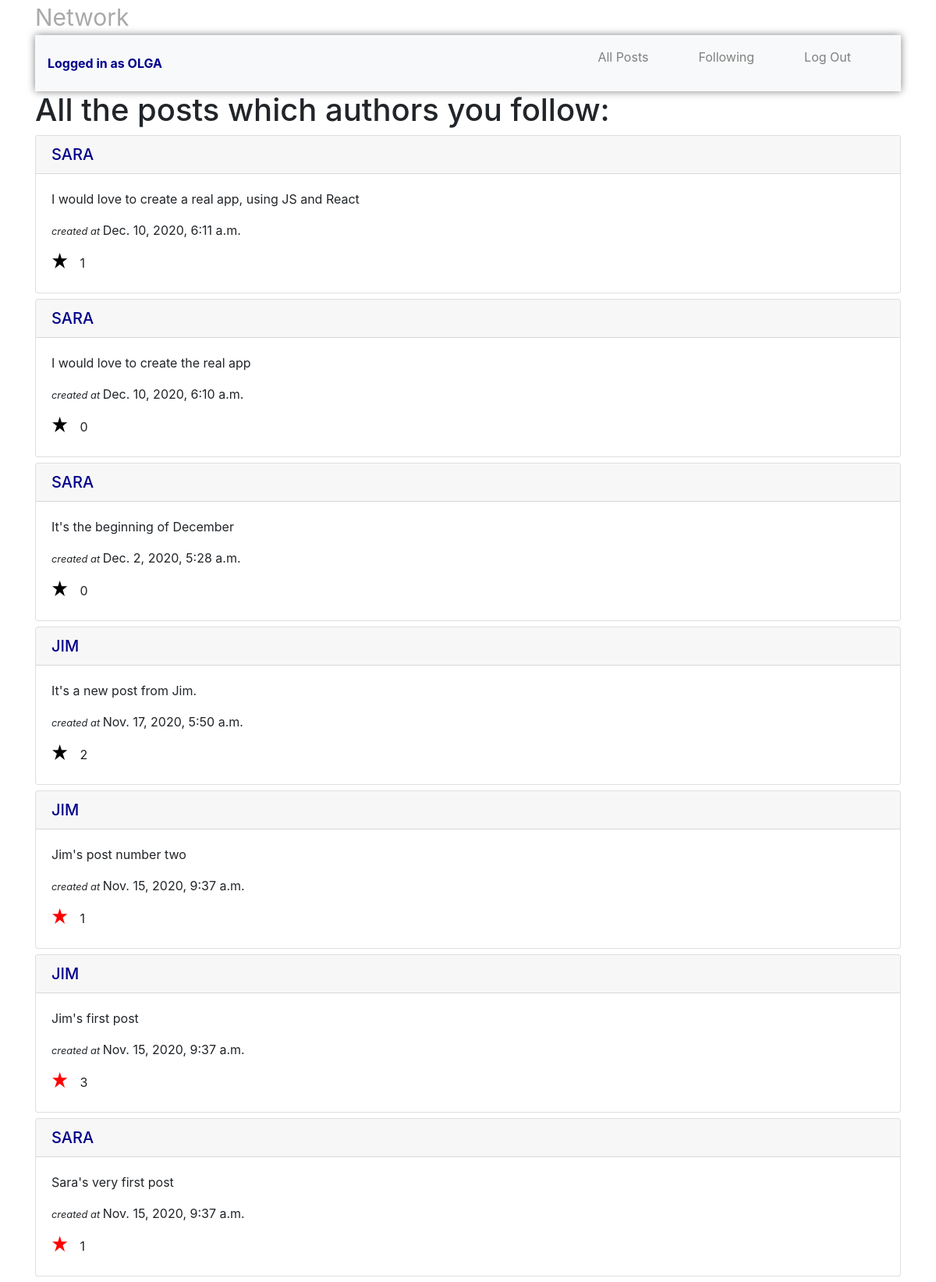
Page /following (signed in) on the committed database.
### network/models.py (models this page shows, shortened)
class User(AbstractUser):
    created = models.DateTimeField(default=datetime.now, blank=True)
    following = models.ManyToManyField("self", symmetrical=False, blank=True, related_name="followers")
    def __str__(self):
        return f"{self.username}"

class Post(models.Model):
    creator = models.ForeignKey(User, on_delete = models.PROTECT, related_name="comment_user")
    post = models.TextField(blank=False)
    created = models.DateTimeField(default=datetime.now, blank=True)
    likes = models.ManyToManyField(User, blank=True)

### network/views.py (the view)
# urls.py: path("following", views.following, name="following"),
@login_required
def following(request):
    all_posts = Post.objects.filter(creator__in=request.user.following.all()).order_by("-created")
    paged_posts = paginator(request, all_posts)
    return render(request, "following.html", {
        "posts": paged_posts
    })

### network/views.py (called while the page is built)
def paginator(request, all_posts):
    paginator = Paginator(all_posts, 10)
    page = request.GET.get("page")
    paged_posts = paginator.get_page(page)
    return paged_posts

### network/templates/following.html (shortened to what this page needs)
{% extends "network/layout.html" %}
{% load static %}
{% block body %}
    <h1>All the posts which authors you follow:</h1>
    {% if user.is_authenticated %}
        {% for post in posts %}
            <div class="posts">
                <div class="card">
                    <a href="{% url 'profile' post.creator %}" class="author-name">
                        <h5 class="card-header">{{ post.creator| upper }}</h5>
                    </a>
                    <div class="card-body">
                    <p class="card-text">{{ post.post }}</p>
                    <p class="card-text"><small><i>created at </i></small> {{ post.created }}</p>
                    <p class="card-text">
                        <svg viewBox="0 0 300 300"
                            width="2em"
                            height="2em"
                            xmlns="http://www.w3.org/2000/svg"
                            id = {{ post.id }}
                            data-like={{ post.id }}
                            class="star"
                            fill="
                                {% if user in post.likes.all %}
                                red
                                {% else %}
                                black
                                {% endif %}">
                            <polygon points="100,10 40,198 190,78 10,78 160,198"/>
                        </svg>
                        <span id="like-count-{{ post.id }}">{{ post.likes.all|length }}</span>
                    </p>
                    </div>
                </div>
            </div>
        {% endfor %}
    {% endif %}
{% endblock %}

### network/templates/network/layout.html (shortened to what this page needs)
{% load static %}
<!DOCTYPE html>
<html lang="en">
    <head>
        <link rel="stylesheet" href="https://stackpath.bootstrapcdn.com/bootstrap/4.4.1/css/bootstrap.min.css">
        <link href="{% static 'network/styles.css' %}" rel="stylesheet">
        <link rel="stylesheet" href="https://stackpath.bootstrapcdn.com/font-awesome/4.7.0/css/font-awesome.min.css">
    </head>
    <body>
        <div class="container">
            <a class="project-name" href="{% url 'index' %}">Network</a>
            <nav class="navbar navbar-expand-lg navbar-light bg-light  justify-content-between">
                {% if user.is_authenticated %}
                    <a href="{% url 'index' %}" class="author-name"><strong>Logged in as {{ user.username | upper }}</strong></a>
                {% endif %}
                <div>
                    <ul class="navigation">
                        <li class="nav-item">
                            <a class="nav-link" href="{% url 'index' %}">All Posts</a>
                        </li>
                        {% if user.is_authenticated %}
                            <li class="nav-item">
                                <a class="nav-link current" href="{% url 'following' %}">Following</a>
                            </li>
                            <li class="nav-item">
                                <a class="nav-link" href="{% url 'logout' %}">Log Out</a>
                            </li>
                        {% endif %}
                    </ul>
                </div>
            </nav>
            <div class="body">
                {% block body %}
                {% endblock %}
            </div>
        </div>
    </body>
</html>

### network/static/network/styles.css (style rules this page uses)
.project-name { color: darkgray; font-size: 30px; }
.posts { margin-bottom: 7px; }
.navbar { box-shadow: 0px 0px 10px gray !important; }
.navigation { display: flex; }
.nav-item { list-style: none; margin-right: 2rem; }
.nav-item a { text-decoration: none; color: gray; }
.author-name { color: darkblue !important; text-decoration: none !important; }

### rows in the picture
User: username "OLGA"
Post: creator "SARA", post "I would love to create a real app, using JS and React", created "Dec. 10, 2020, 6:11 a.m.", likes.all|length "1"
Post: creator "SARA", post "I would love to create the real app", created "Dec. 10, 2020, 6:10 a.m.", likes.all|length "0"
Post: creator "SARA", post "It's the beginning of December", created "Dec. 2, 2020, 5:28 a.m.", likes.all|length "0"
Post: creator "JIM", post "It's a new post from Jim.", created "Nov. 17, 2020, 5:50 a.m.", likes.all|length "2"
Post: creator "JIM", post "Jim's post number two", created "Nov. 15, 2020, 9:37 a.m.", likes.all|length "1"
Post: creator "JIM", post "Jim's first post", created "Nov. 15, 2020, 9:37 a.m.", likes.all|length "3"
Post: creator "SARA", post "Sara's very first post", created "Nov. 15, 2020, 9:37 a.m.", likes.all|length "1"
